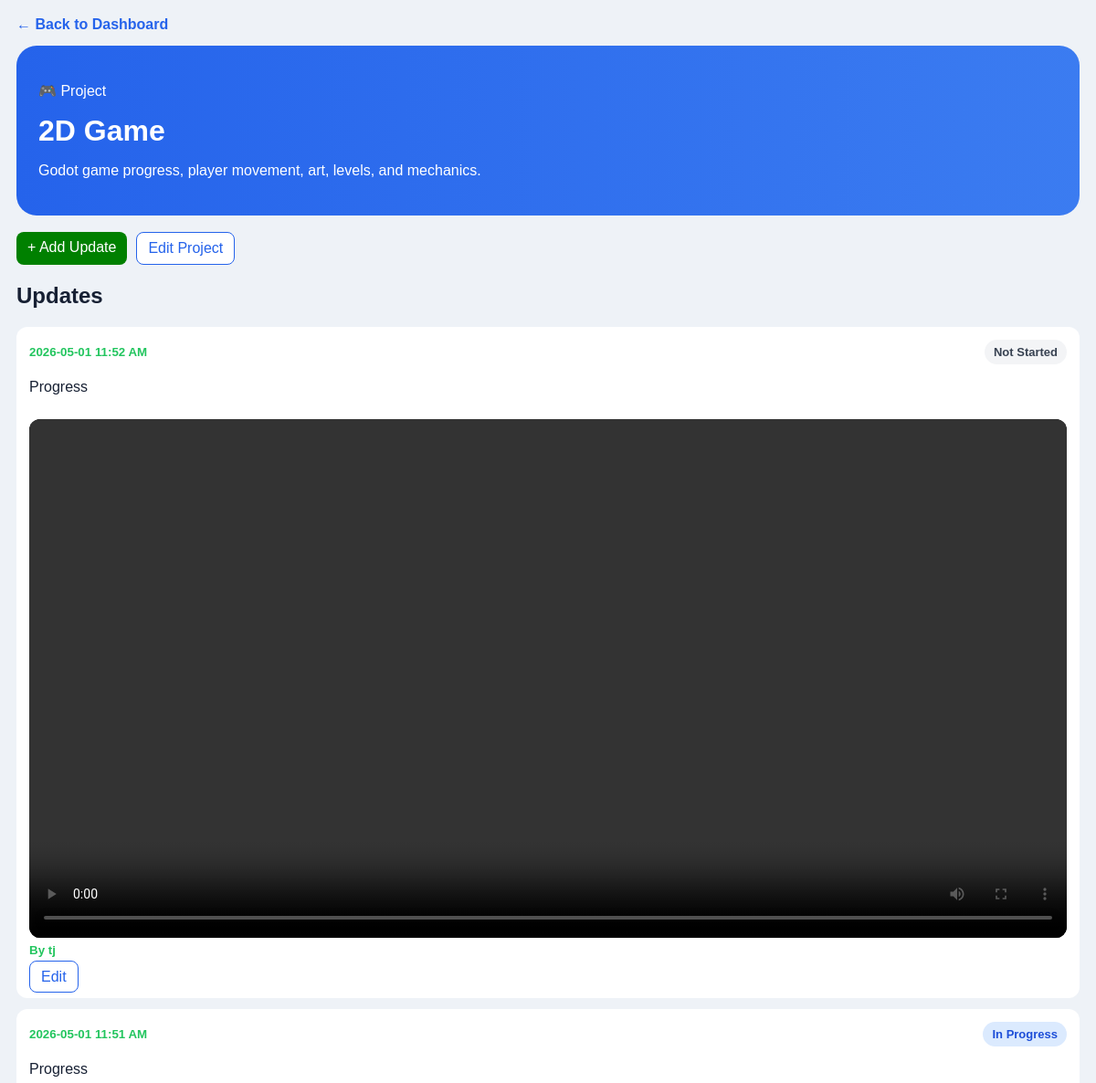
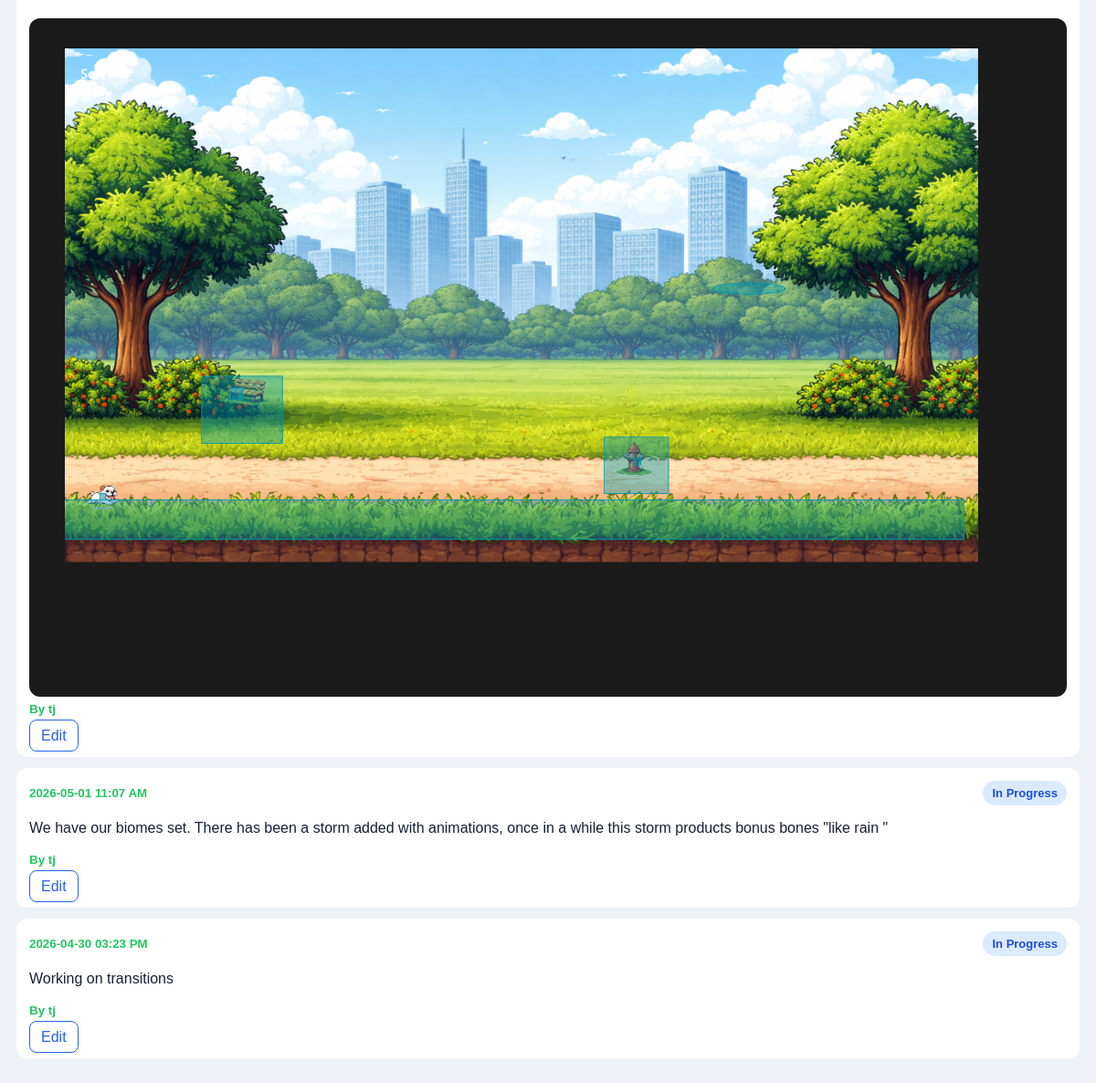
/project/3 (signed in), run on the app's committed database (2 pictures, top to bottom).
### tables this page shows
CREATE TABLE projects (
            id INTEGER PRIMARY KEY AUTOINCREMENT,
            name TEXT NOT NULL,
            description TEXT
        , icon TEXT DEFAULT '📌');

CREATE TABLE updates (
            id INTEGER PRIMARY KEY AUTOINCREMENT,
            project_id INTEGER NOT NULL,
            author TEXT NOT NULL,
            status TEXT NOT NULL,
            note TEXT NOT NULL,
            created_at TEXT NOT NULL, image TEXT, attachment TEXT, attachment_type TEXT,
            FOREIGN KEY(project_id) REFERENCES projects(id)
        );

### app.py (the view)
@app.route("/project/<int:project_id>")
def project(project_id):
    if not login_required():
        return redirect(url_for("login"))
    conn = get_db()
    project = conn.execute(
        "SELECT * FROM projects WHERE id = ?",
        (project_id,)
    ).fetchone()
    updates = conn.execute("""
        SELECT * FROM updates
        WHERE project_id = ?
        ORDER BY id DESC
    """, (project_id,)).fetchall()
    conn.close()
    if project is None:
        return redirect(url_for("dashboard"))
    return render_template("project.html", project=project, updates=updates)

### app.py (called while the page is built)
def get_db():
    conn = sqlite3.connect(DATABASE)
    conn.row_factory = sqlite3.Row
    return conn

def column_exists(conn, table, column):
    columns = conn.execute(f"PRAGMA table_info({table})").fetchall()
    return any(col["name"] == column for col in columns)

@app.before_request
def setup():
    init_db()

def login_required():
    return "username" in session

### templates/project.html (shortened to what this page needs)
<!DOCTYPE html>
<html>
<head>
    <link rel="stylesheet" href="/static/style.css">
</head>
<body>
<div class="app-shell">
    <a class="back-link" href="/dashboard?project_id={{ project.id }}">← Back to Dashboard</a>
    <header class="hero small-hero">
        <div>
            <p class="eyebrow">{{ project.icon }} Project</p>
            <h1>{{ project.name }}</h1>
            <p class="subtitle">{{ project.description }}</p>
        </div>
    </header>
    <div class="button-group project-actions">
        <a class="primary-button" href="/add-update">+ Add Update</a>
        <a class="secondary-button" href="/edit-project/{{ project.id }}">Edit Project</a>
    </div>
    <h2>Updates</h2>
    <div class="timeline">
        {% for update in updates %}
            <div class="update-card">
                <div class="update-header">
                    <div>
                        <small>{{ update.created_at }}</small>
                    </div>
                    <span class="status status-{{ update.status|lower|replace(' ', '-') }}">
                        {{ update.status }}
                    </span>
                </div>
                <p class="update-note">{{ update.note }}</p>
                {% if update.attachment %}
                    {% if update.attachment_type == "image" %}
                        <img class="update-image" src="/static/uploads/{{ update.attachment }}" alt="Update attachment">
                    {% elif update.attachment_type == "video" %}
                        <video class="update-video" controls>
                            <source src="/static/uploads/{{ update.attachment }}">
                        </video>
                    {% else %}
                        <a class="attachment-link" href="/static/uploads/{{ update.attachment }}" target="_blank">
                            📎 Open Document
                        </a>
                    {% endif %}
                {% endif %}
                <small class="update-author">By {{ update.author }}</small>
                <div class="update-actions">
                    <a href="/edit-update/{{ update.id }}" class="secondary-button">Edit</a>
                </div>
            </div>
        {% else %}
            <div class="empty-state">
                <p>No updates yet for this project.</p>
            </div>
        {% endfor %}
    </div>
</div>
</body>
</html>

### static/style.css (style rules this page uses)
body { margin: 0; font-family: Arial, sans-serif; background: #eef2f7; color: #172033; }
.app-shell { max-width: 1200px; margin: auto; padding: 18px; }
.hero { background: linear-gradient(270deg, #1e3a8a, #2563eb, #60a5fa, #2563eb); background-size: 800% 800%; animation: gradientMove 5s ease infinite; color: white; padding: 24px; border-radius: 22px; margin-bottom: 18px; display: flex; justify-content: space-between; align-items: center; }
.hero h1 { margin: 0; }
.button-group { display: flex; gap: 10px; flex-wrap: wrap; }
.update-card, .empty-state { background: white; padding: 14px; border-radius: 12px; margin-bottom: 12px; }
.update-header, .update-project { display: flex; align-items: center; gap: 10px; }
.update-header { justify-content: space-between; }
.update-card small { color: #22c55e; font-weight: bold; }
.update-image { width: 100%; border-radius: 12px; margin-top: 10px; }
.update-video { width: 100%; border-radius: 12px; margin-top: 10px; background: black; }
.update-actions { margin-top: 12px; }
.status { padding: 6px 10px; border-radius: 999px; font-size: 13px; font-weight: bold; }
.status-not-started { background: #f3f4f6; color: #374151; }
.status-in-progress { background: #dbeafe; color: #1d4ed8; }
.primary-button, .secondary-button, button { padding: 8px 12px; border-radius: 8px; cursor: pointer; text-decoration: none; }
.primary-button { background: green; color: white; border: none; }
.secondary-button { border: 1px solid #2563eb; color: #2563eb; background: white; }
.back-link { display: inline-block; margin-bottom: 14px; color: #2563eb; text-decoration: none; font-weight: bold; }

### data on the page
projects: icon "🎮", name "2D Game", description "Godot game progress, player movement, art, levels, and mechanics."
updates: created_at "2026-05-01 11:52 AM", status "Not Started", note "Progress", author "tj"
updates: created_at "2026-05-01 11:51 AM", status "In Progress", note "Progress", attachment (picture), author "tj"
updates: created_at "2026-05-01 11:07 AM", status "In Progress", note "We have our biomes set. There has been a storm added with animations, once in a while this storm products bonus bones \"like rain \"", author "tj"
updates: created_at "2026-04-30 03:23 PM", status "In Progress", note "Working on transitions", author "tj"
